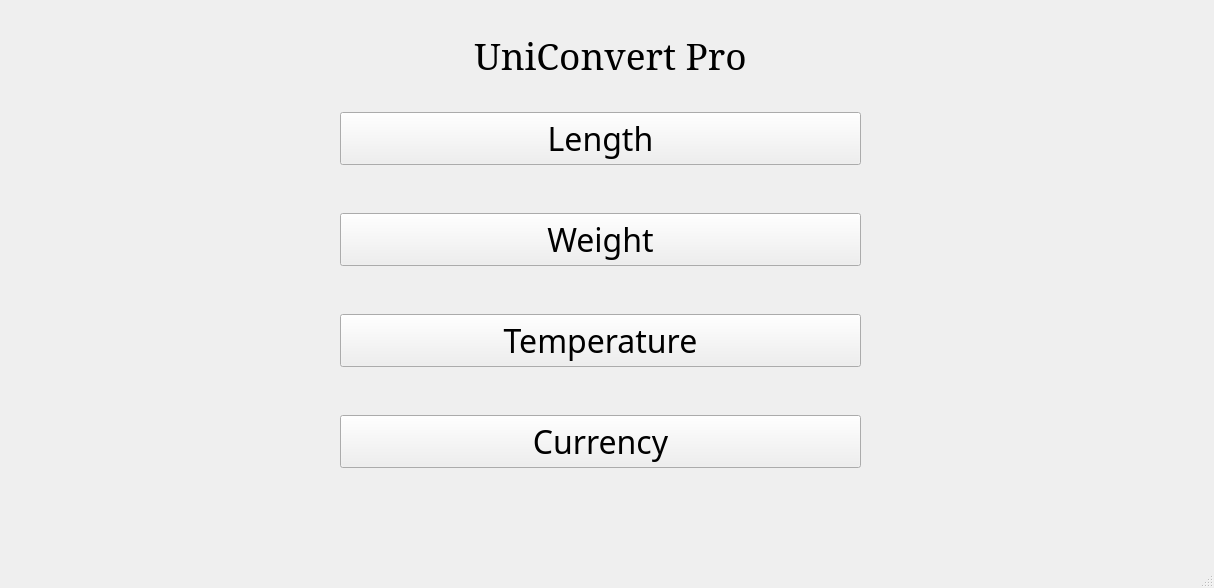
<?xml version="1.0" encoding="UTF-8"?>
<ui version="4.0">
 <class>MainWindow</class>
 <widget class="QMainWindow" name="MainWindow">
  <property name="geometry">
   <rect>
    <x>0</x>
    <y>0</y>
    <width>1214</width>
    <height>588</height>
   </rect>
  </property>
  <property name="windowTitle">
   <string>MainWindow</string>
  </property>
  <widget class="QWidget" name="centralwidget">
   <widget class="QStackedWidget" name="stackedWidget">
    <property name="geometry">
     <rect>
      <x>0</x>
      <y>0</y>
      <width>1211</width>
      <height>531</height>
     </rect>
    </property>
    <property name="currentIndex">
     <number>0</number>
    </property>
    <widget class="QWidget" name="mainmenu">
     <widget class="QLabel" name="label">
      <property name="geometry">
       <rect>
        <x>20</x>
        <y>-20</y>
        <width>1181</width>
        <height>151</height>
       </rect>
      </property>
      <property name="font">
       <font>
        <family>Elephant</family>
        <pointsize>28</pointsize>
        <bold>false</bold>
       </font>
      </property>
      <property name="frameShape">
       <enum>QFrame::Shape::NoFrame</enum>
      </property>
      <property name="text">
       <string>UniConvert Pro</string>
      </property>
      <property name="alignment">
       <set>Qt::AlignmentFlag::AlignCenter</set>
      </property>
     </widget>
     <widget class="QWidget" name="">
      <property name="geometry">
       <rect>
        <x>340</x>
        <y>70</y>
        <width>521</width>
        <height>441</height>
       </rect>
      </property>
      <layout class="QVBoxLayout" name="verticalLayout">
       <item>
        <widget class="QPushButton" name="btnLength">
         <property name="font">
          <font>
           <family>Modern No. 20</family>
           <pointsize>24</pointsize>
          </font>
         </property>
         <property name="text">
          <string>Length</string>
         </property>
        </widget>
       </item>
       <item>
        <widget class="QPushButton" name="btnWeight">
         <property name="font">
          <font>
           <family>Modern No. 20</family>
           <pointsize>24</pointsize>
          </font>
         </property>
         <property name="text">
          <string>Weight</string>
         </property>
        </widget>
       </item>
       <item>
        <widget class="QPushButton" name="btnTemp">
         <property name="font">
          <font>
           <family>Modern No. 20</family>
           <pointsize>24</pointsize>
          </font>
         </property>
         <property name="text">
          <string>Temperature</string>
         </property>
        </widget>
       </item>
       <item>
        <widget class="QPushButton" name="btnCurrency">
         <property name="font">
          <font>
           <family>Modern No. 20</family>
           <pointsize>24</pointsize>
          </font>
         </property>
         <property name="text">
          <string>Currency</string>
         </property>
        </widget>
       </item>
      </layout>
     </widget>
    </widget>
    <widget class="QWidget" name="pageLength">
     <widget class="QLabel" name="label_2">
      <property name="geometry">
       <rect>
        <x>20</x>
        <y>-10</y>
        <width>1181</width>
        <height>151</height>
       </rect>
      </property>
      <property name="font">
       <font>
        <family>Elephant</family>
        <pointsize>28</pointsize>
        <bold>false</bold>
       </font>
      </property>
      <property name="frameShape">
       <enum>QFrame::Shape::NoFrame</enum>
      </property>
      <property name="text">
       <string>UniConvert Pro</string>
      </property>
      <property name="alignment">
       <set>Qt::AlignmentFlag::AlignCenter</set>
      </property>
     </widget>
     <widget class="QSplitter" name="splitter_3">
      <property name="geometry">
       <rect>
        <x>40</x>
        <y>180</y>
        <width>1141</width>
        <height>72</height>
       </rect>
      </property>
      <property name="font">
       <font>
        <pointsize>18</pointsize>
       </font>
      </property>
      <property name="orientation">
       <enum>Qt::Orientation::Vertical</enum>
      </property>
      <widget class="QSplitter" name="splitter">
       <property name="orientation">
        <enum>Qt::Orientation::Horizontal</enum>
       </property>
       <property name="handleWidth">
        <number>50</number>
       </property>
       <widget class="QSpinBox" name="sbLengthOne"/>
       <widget class="QSpinBox" name="sbLengthTwo"/>
      </widget>
      <widget class="QSplitter" name="splitter_2">
       <property name="orientation">
        <enum>Qt::Orientation::Horizontal</enum>
       </property>
       <property name="handleWidth">
        <number>50</number>
       </property>
       <widget class="QComboBox" name="cmbLengthOne">
        <property name="font">
         <font>
          <pointsize>10</pointsize>
         </font>
        </property>
        <property name="currentText">
         <string>Kilometre</string>
        </property>
        <item>
         <property name="text">
          <string>Kilometre</string>
         </property>
        </item>
        <item>
         <property name="text">
          <string>Metre</string>
         </property>
        </item>
        <item>
         <property name="text">
          <string>Centimetre</string>
         </property>
        </item>
        <item>
         <property name="text">
          <string>Millimetre</string>
         </property>
        </item>
        <item>
         <property name="text">
          <string>Micrometre</string>
         </property>
        </item>
        <item>
         <property name="text">
          <string>Nanometre</string>
         </property>
        </item>
        <item>
         <property name="text">
          <string>Mile</string>
         </property>
        </item>
        <item>
         <property name="text">
          <string>Yard</string>
         </property>
        </item>
        <item>
         <property name="text">
          <string>Foot</string>
         </property>
        </item>
        <item>
         <property name="text">
          <string>Inch</string>
         </property>
        </item>
        <item>
         <property name="text">
          <string>Nautical mile</string>
         </property>
        </item>
       </widget>
       <widget class="QComboBox" name="cmbLengthTwo">
        <property name="font">
         <font>
          <pointsize>10</pointsize>
         </font>
        </property>
        <item>
         <property name="text">
          <string>Kilometre</string>
         </property>
        </item>
        <item>
         <property name="text">
          <string>Metre</string>
         </property>
        </item>
        <item>
         <property name="text">
          <string>Centimetre</string>
         </property>
        </item>
        <item>
         <property name="text">
          <string>Millimetre</string>
         </property>
        </item>
        <item>
         <property name="text">
          <string>Micrometre</string>
         </property>
        </item>
        <item>
         <property name="text">
          <string>Nanometre</string>
         </property>
        </item>
        <item>
         <property name="text">
          <string>Mile</string>
         </property>
        </item>
        <item>
         <property name="text">
          <string>Yard</string>
         </property>
        </item>
        <item>
         <property name="text">
          <string>Foot</string>
         </property>
        </item>
        <item>
         <property name="text">
          <string>Inch</string>
         </property>
        </item>
        <item>
         <property name="text">
          <string>Nautical mile</string>
         </property>
        </item>
       </widget>
      </widget>
     </widget>
     <widget class="QWidget" name="">
      <property name="geometry">
       <rect>
        <x>40</x>
        <y>270</y>
        <width>1141</width>
        <height>251</height>
       </rect>
      </property>
      <layout class="QVBoxLayout" name="verticalLayout_2">
       <item>
        <widget class="QPushButton" name="btnConvertLength">
         <property name="font">
          <font>
           <family>Modern No. 20</family>
           <pointsize>24</pointsize>
          </font>
         </property>
         <property name="text">
          <string>Convert</string>
         </property>
        </widget>
       </item>
       <item>
        <widget class="QPushButton" name="btnClearLength">
         <property name="font">
          <font>
           <family>Modern No. 20</family>
           <pointsize>24</pointsize>
          </font>
         </property>
         <property name="text">
          <string>Clear</string>
         </property>
        </widget>
       </item>
       <item>
        <widget class="QPushButton" name="btnReturnLength">
         <property name="font">
          <font>
           <family>Modern No. 20</family>
           <pointsize>24</pointsize>
          </font>
         </property>
         <property name="text">
          <string>Return</string>
         </property>
        </widget>
       </item>
      </layout>
     </widget>
    </widget>
   </widget>
  </widget>
  <widget class="QMenuBar" name="menubar">
   <property name="geometry">
    <rect>
     <x>0</x>
     <y>0</y>
     <width>1214</width>
     <height>33</height>
    </rect>
   </property>
  </widget>
  <widget class="QStatusBar" name="statusbar"/>
 </widget>
 <resources/>
 <connections/>
</ui>
